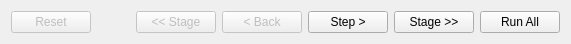
  <widget class="QWidget" name="layoutWidget15">
   <property name="geometry">
    <rect>
     <x>10</x>
     <y>10</y>
     <width>571</width>
     <height>32</height>
    </rect>
   </property>
   <layout class="QGridLayout" name="gridLayout_11">
    <item row="0" column="0">
     <widget class="QPushButton" name="resetPushButton">
      <property name="enabled">
       <bool>false</bool>
      </property>
      <property name="text">
       <string>Reset</string>
      </property>
     </widget>
    </item>
    <item row="0" column="4">
     <widget class="QPushButton" name="runStepPushButton">
      <property name="text">
       <string>Step &gt;</string>
      </property>
     </widget>
    </item>
    <item row="0" column="5">
     <widget class="QPushButton" name="runStagePushButton">
      <property name="text">
       <string>Stage &gt;&gt;</string>
      </property>
     </widget>
    </item>
    <item row="0" column="3">
     <widget class="QPushButton" name="stepBackPushButton">
      <property name="enabled">
       <bool>false</bool>
      </property>
      <property name="text">
       <string>&lt; Back</string>
      </property>
     </widget>
    </item>
    <item row="0" column="2">
     <widget class="QPushButton" name="previousStagePushButton">
      <property name="enabled">
       <bool>false</bool>
      </property>
      <property name="text">
       <string>&lt;&lt; Stage</string>
      </property>
     </widget>
    </item>
    <item row="0" column="6">
     <widget class="QPushButton" name="runAllPushButton">
      <property name="text">
       <string>Run All</string>
      </property>
     </widget>
    </item>
    <item row="0" column="1">
     <spacer name="horizontalSpacer_2">
      <property name="orientation">
       <enum>Qt::Horizontal</enum>
      </property>
      <property name="sizeHint" stdset="0">
       <size>
        <width>40</width>
        <height>20</height>
       </size>
      </property>
     </spacer>
    </item>
   </layout>
  </widget>
